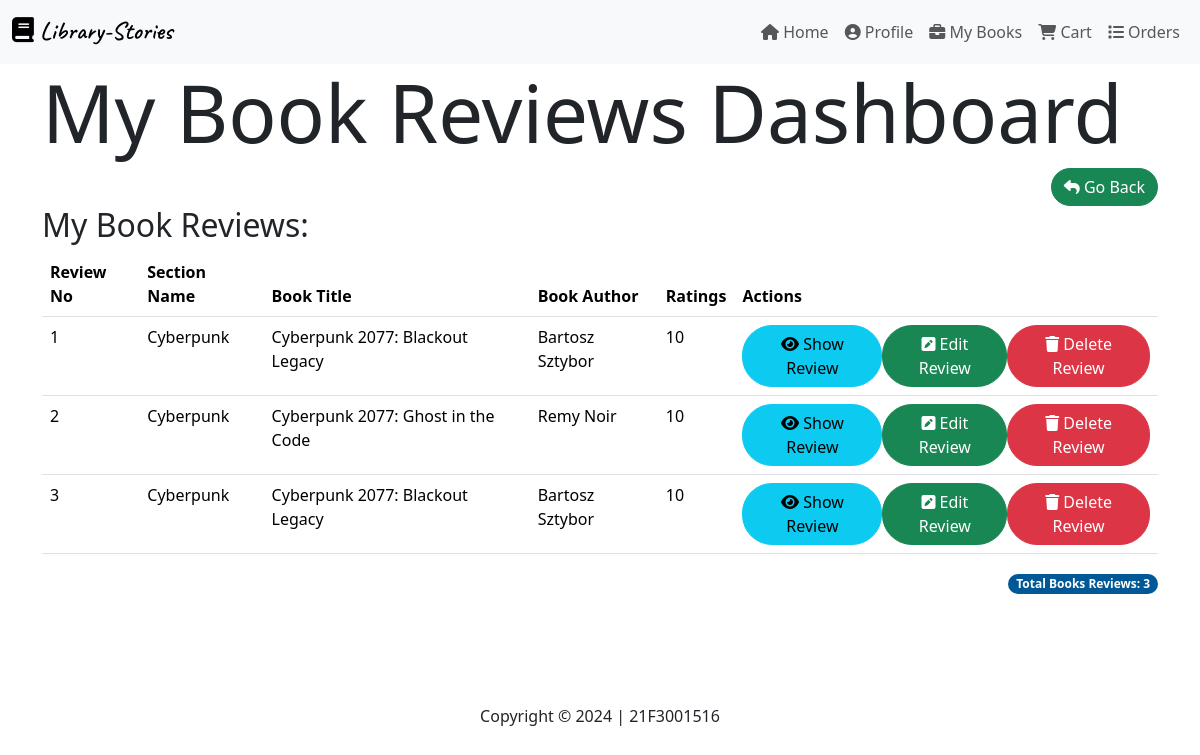
/mybooks/myreviews (signed in), run on the app's committed database.
### models.py (models this page shows)
class review(db.Model):
        id = db.Column(db.Integer, primary_key=True)
        book_id = db.Column(db.Integer, db.ForeignKey('book.id'), nullable=False)
        user_id = db.Column(db.Integer, db.ForeignKey('user.id'), nullable=False)
        review = db.Column(db.String(256), nullable=True)
        ratings = db.Column(db.Integer, nullable=True, default=0.0)
        date_created = db.Column(db.DateTime, nullable=True, default=datetime.utcnow)
        reviews_count = db.Column(db.Integer, nullable=True, default=0)
        is_anonymous = db.Column(db.Boolean, nullable=False, default=False)
        is_rated= db.Column(db.Boolean, nullable=False, default=False)
        is_reviewed= db.Column(db.Boolean, nullable=False, default=False)
        is_edited= db.Column(db.Boolean, nullable=False, default=False)

class Section(db.Model):
        id = db.Column(db.Integer, primary_key=True)
        name = db.Column(db.String(32), unique=True, nullable=False)
        desc = db.Column(db.String(256), nullable=True)
        date_created = db.Column(db.DateTime, nullable=False)
        books = db.relationship('book', backref='Section', lazy=True, cascade='all, delete-orphan')

class book(db.Model):
        id = db.Column(db.Integer, primary_key=True)
        title = db.Column(db.String(64), nullable=False)
        author = db.Column(db.String(64), nullable=False)
        section_id = db.Column(db.Integer, db.ForeignKey('section.id'), nullable=False)
        subsections = db.Column(db.String(64), nullable=True)
        publisher = db.Column(db.String(64), nullable=True)
        date_added = db.Column(db.DateTime, nullable=False)
        pages = db.Column(db.Integer, nullable=True)
        volumne = db.Column(db.Integer, nullable=True)
        desc = db.Column(db.String(256), nullable=True)
        price = db.Column(db.Float, nullable=True)
        book_image = db.Column(db.String(256), nullable=True)
        is_audible = db.Column(db.Boolean, nullable=False, default=False)
        content = db.Column(db.String(5096), nullable=True)
        is_upcoming = db.Column(db.Boolean, nullable=False, default=False)
        book_link = db.Column(db.String(512), nullable=True)
        avail= db.Column(db.DateTime, nullable=True)
        access = db.relationship('BookAccess', back_populates='book', lazy=True, cascade='all, delete-orphan')
        carts = db.relationship('cart', backref='book', lazy=True, cascade='all, delete-orphan')
        reviews = db.relationship('review', backref='book', lazy=True, cascade='all, delete-orphan')
        orders = db.relationship('Order', backref='book', lazy=True, cascade='all, delete-orphan')
        wishlist = db.relationship('Wishlist', backref='book', lazy=True, cascade='all, delete-orphan')
        favorite = db.relationship('Favorite', backref='book', lazy=True, cascade='all, delete-orphan')

### routes.py (the view)
@app.route('/mybooks/myreviews')
@auth_Required
def myreviews():
    reviews = review.query.filter_by(user_id=session['user_id']).all()
    books = book.query.all()
    sections = Section.query.all()
    count = review.query.filter_by(user_id=session['user_id'],is_rated=True).count()
    return render_template('review/myreviews.html',reviews=reviews, books=books, sections=sections, user=current_user(),count=count)

### routes.py (called while the page is built)
def auth_Required(func):
    @wraps(func)
    def inner(*args, **kwargs):
        if 'user_id' in session:
            return func(*args, **kwargs)
        else:
            flash('Please Login to Continue')
            return redirect(url_for('login'))
    return inner

def current_user():
        user0 = User.query.get(session['user_id'])
        return user0

### templates/review/myreviews.html (shortened to what this page needs)
{% extends 'layout.html' %}
{% block content %}
<h1 class="display-1">My Book Reviews Dashboard</h1>
<div align="right">
<a href="{{url_for('mybooks')}}" class="btn btn-success" style="border-radius:30px" >
    <i class="fas fa-reply" aria-hidden="true"   ></i>
    Go Back
</a></div>
<h2>My Book Reviews:</h2>
{% if count > 0 %}
<table class="table">
    <thead>
        <tr><div class="heads">
            <th>Review No</th>
            <th>Section Name</th>
            <th>Book Title</th>
            <th>Book Author</th>
            <th>Ratings</th>
            <th>Actions</th></div>
        </tr>
    </thead>
    <tbody>
        {% for review in reviews %}
        {% if review.is_rated %}
        <tr><div class="heads">
            <td>{{ loop.index }}</td>
        {% for section in sections %}
            {% for book in books %}
            {% if book.id == review.book_id %}
            {% if section.id == book.section_id %}
                <td>{{section.name}}</td>
                <td>{{book.title}}</td>
            <td>{{book.author}}</td>
            {% endif %}
            {% endif %}
        {% endfor %}
        {% endfor %}
            <td>{{review.ratings}}</td>
            <td><div class="buttons">
                <a href="{{url_for('view_review',review_id=review.id)}}" class="btn btn-info" style="border-radius:30px">
                    <i class="fas fa-eye" aria-hidden="true"   ></i>
                    Show Review
                </a>
                <a href="{{url_for('edit_review',review_id=review.id)}}" class="btn btn-success" style="border-radius:30px">
                    <i class="fas fa-pencil-square" aria-hidden="true"   ></i>
                    Edit Review
                </a>
                <form method="post" action="{{url_for('delete_review_post', review_id=review.id)}}">
                    <button type="submit" class="btn btn-danger" style="border-radius:30px;">
                        <i class="fa fa-trash" aria-hidden="true"></i>  Delete Review
                    </button>
                </form>
                </div>
            </td></div>
        </tr>
        {% endif %}
        {% endfor %}
    </tbody>
</table>
<div class="totals" align="right">
    <span class="badge badge-pill" style="border-radius:30px;background:rgb(0, 88, 150)"> Total Books Reviews: {{ count }}</span>
</div>
{% else %}
    <div class="alert alert-info" style="border-radius: 20px;">
        <h3>No Book Reviews </h3>
    </div>
{% endif %}
{% endblock %}

### templates/review/myreviews.html (style rules this page uses)
.buttons { display: flex; justify-content: space-around; font-size: 10px; }
.heads { justify-content: space-around; }

### data on the page
review: ratings "10"
Section: name "Cyberpunk"
book: title "Cyberpunk 2077: Blackout Legacy", author "Bartosz Sztybor"
review: ratings "10"
book: title "Cyberpunk 2077: Ghost in the Code", author "Remy Noir"
review: ratings "10"

### other printed values
{{ count }} "3"
